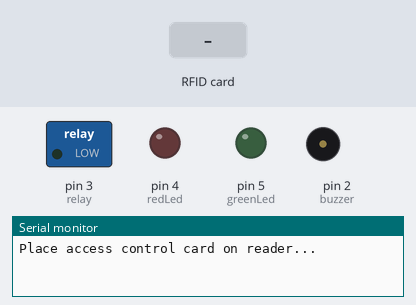
The program below on a simulated Arduino Uno, built with avr-gcc and run on an emulated ATmega328P. Parts: switched loads named in the program (green lamp = pin HIGH), output pins drawn as LEDs (lit = HIGH), buzzer (waves = sounding), the last lines printed to the serial monitor. Inputs (shaded band) come from the test bench. Pins used as bus, display or sensor lines are not drawn.

Above: at 1.2 s.
1.3 s: RFID card C6 8A 99 F8 held to the reader
At 3.1 s:
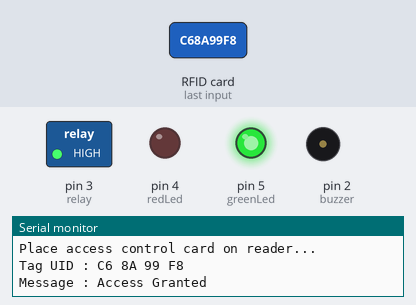
3.8 s: RFID card 5E 7A 19 C4 held to the reader
At 4.9 s:
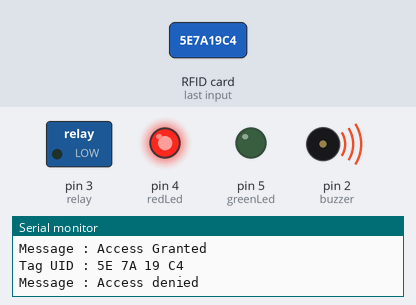
Timing chart, 0 to 6.8 s (numbered marks = the images above; inputs shaded):
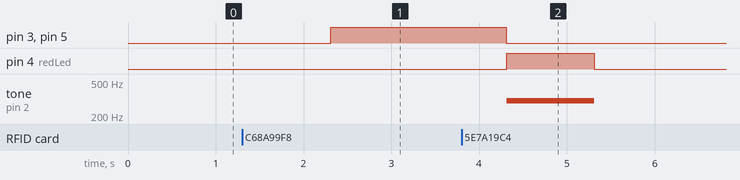

The program:

main.cpp
```cpp
#include <Arduino.h>
#include <SPI.h>
#include <MFRC522.h>

#define rx 10
#define resetPin 9
#define greenLed 5
#define redLed 4
#define relay 3
#define buzzer 2
#define accessDelay 2000
#define deniedDelay 1000
MFRC522 mfrc522(rx, resetPin);

void setup()
{
  Serial.begin(9600);
  SPI.begin();
  mfrc522.PCD_Init();
  pinMode(greenLed, OUTPUT);
  pinMode(redLed, OUTPUT);
  pinMode(relay, OUTPUT);
  pinMode(buzzer, OUTPUT);
  noTone(buzzer);
  digitalWrite(relay, LOW);
  Serial.println("Place access control card on reader...");
  Serial.println();

}
void loop()
{
  if ( ! mfrc522.PICC_IsNewCardPresent())
  {
    return;
  }
  if ( ! mfrc522.PICC_ReadCardSerial())
  {
    return;
  }
  Serial.print("Tag UID :");
  String tagUid= "";
  byte hexByte;
  for (byte i = 0; i < mfrc522.uid.size; i++)
  {
     Serial.print(mfrc522.uid.uidByte[i] < 0x10 ? " 0" : " ");
     Serial.print(mfrc522.uid.uidByte[i], HEX);
     tagUid.concat(String(mfrc522.uid.uidByte[i] < 0x10 ? " 0" : " "));
     tagUid.concat(String(mfrc522.uid.uidByte[i], HEX));
  }
  Serial.println();
  Serial.print("Message : ");
  tagUid.toUpperCase();
  if (tagUid.substring(1) == "C6 8A 99 F8")
  {
    Serial.println("Access Granted");
    Serial.println();
    delay(1000);
    digitalWrite(relay, HIGH);
    digitalWrite(greenLed, HIGH);
    delay(accessDelay);
    digitalWrite(relay, LOW);
    digitalWrite(greenLed, LOW);
  }

 else   {
    Serial.println("Access denied");
    digitalWrite(redLed, HIGH);
    tone(buzzer, 300);
    delay(deniedDelay);
    digitalWrite(redLed, LOW);
    noTone(buzzer);
  }
}
```

Measured:
- after the input at 1.3 s, pin 3 (relay), pin 5 (greenLed): LOW → HIGH after 1.0 s
- after the input at 3.8 s, pin 4 (redLed): LOW → HIGH after 0.51 s, → LOW 1.0 s later; tone on pin 2 (buzzer): silent → 300 Hz after 0.51 s, → silent 1.0 s later
